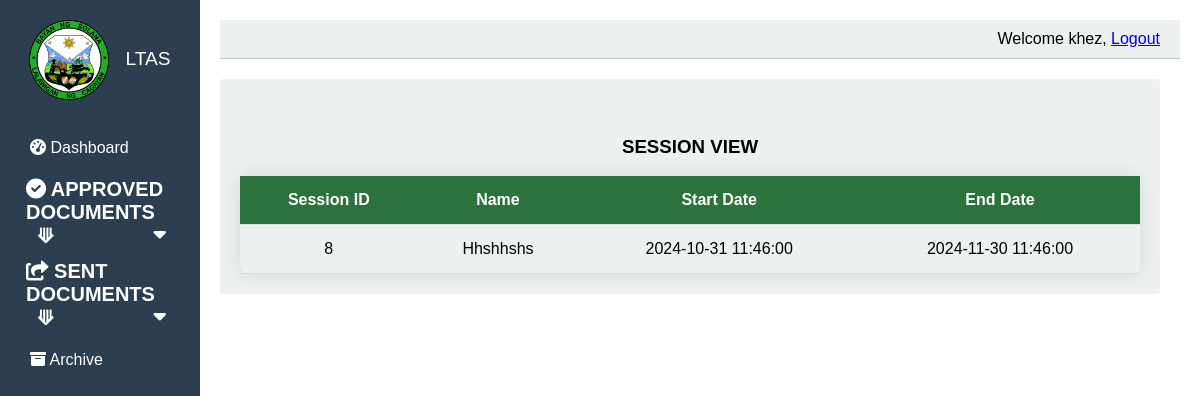
Screenshot of /user_session.php (signed in) with the database file from the repository.
### tables this page shows
CREATE TABLE `sessions` (
  `id` int(11) NOT NULL,
  `session_name` varchar(50) NOT NULL,
  `start_datetime` datetime NOT NULL,
  `end_datetime` datetime NOT NULL,
  `isArchive` int(11) DEFAULT 0
);

### user_session.php (the view, shortened to what this page needs)
<!DOCTYPE html>
<html lang="en">
<head>
    <link rel="stylesheet" href="style.css">
    <link rel="stylesheet" href="assets/dataTables.dataTables.css">
</head>
<body>
    <div class="container">
        <aside class="sidebar">
                <?php include('sidebar.php');?>
            <nav>
                <?php include('user_menu.php');?>
            </nav>
        </aside>
        <main>
            <header>
                <div class="user-name">Welcome <?php echo $_SESSION['username'];?>, <a href='logout.php'>Logout</a></div>
            </header>
            <section class="Documents-management">
                <div class="add-document">
                    <br>
                    <center> <h3>SESSION VIEW</h3></center>
                    <table id="doc-table">
                    <thead>
                        <tr>
                            <th>Session ID</th>
                            <th>Name</th>
                            <th>Start Date</th>
                            <th>End Date</th>
                        </tr>
                    </thead>
                    <tbody>
                    <?php
                    include('config.php');
                    $sql = "SELECT * FROM sessions";
                    $result = $conn->query($sql);
                    if ($result === false) {
                        echo "<p>Query error: " . $conn->error . "</p>";
                    } else {
                        if ($result->num_rows > 0) {
                            while ($row = $result->fetch_assoc()) {
                                echo "<tr>";
                                echo "<td>" . $row["id"] . "</td>";
                                echo "<td>" . $row["session_name"] . "</td>";
                                echo "<td>" . $row["start_datetime"] . "</td>";
                                echo "<td>" . $row["end_datetime"] . "</td>";
                                echo "</tr>";
                            }
                        }
                    }
                    ?>
                </tbody>
                </table>
                </div>
        </div>
</body>
</html>

### style.css (style rules this page uses)
*, *:before, *:after { box-sizing: border-box; }
body { padding: 30px; }
body { font-family: Arial, sans-serif; margin: 0; padding: 0; display: flex; }
.container { display: flex; width: 100%; }
.sidebar { width: 200px; background-color: #2C3E50; color: white; padding: 20px; display: flex; flex-direction: column; height: 100vh; }
main { flex: 1; padding: 20px; }
header { display: flex; justify-content: flex-end; padding: 10px 20px; background-color: #ECF0F1; border-bottom: 1px solid #BDC3C7; }
.user-name { font-size: 1em; }
.Documents-management { display: flex; margin-top: 20px; }
.add-document { flex: 1; margin-right: 20px; background-color: #ECF0F1; padding: 20px; border-radius: 4px; }
table { width: 100%; border-collapse: collapse; border-radius: 8px; box-shadow: 0 0 20px rgba(0, 0, 0, 0.1); }
thead { background-color: #2c723d; color: #fff; }
thead th { padding: 15px; text-align: center; }
tbody td { padding: 15px; text-align: center; }
th, td { border-bottom: 1px solid #ddd; }
th:first-child, td:first-child { border-left: none; }
th:last-child, td:last-child { border-right: none; }

### assets/dataTables.dataTables.css (style rules this page uses)
:root { --dt-row-selected: 13, 110, 253; --dt-row-selected-text: 255, 255, 255; --dt-row-selected-link: 9, 10, 11; --dt-row-stripe: 0, 0, 0; --dt-row-hover: 0, 0, 0; --dt-column-ordering: 0, 0, 0; --dt-html-background: white; }

### rows the page displays
sessions: id "8", session_name "Hhshhshs", start_datetime "2024-10-31 11:46:00", end_datetime "2024-11-30 11:46:00"

### other values shown
$_SESSION['username'] "khez"
